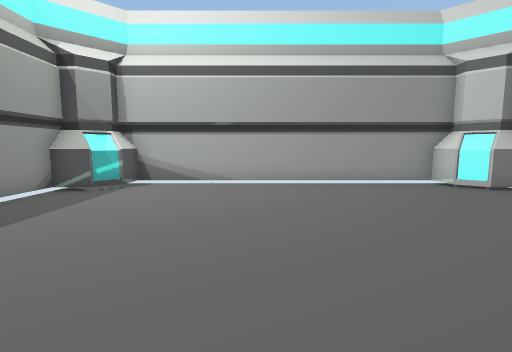
view 1 (above)

14 first-person views from a walk through a 3-D level made in the Unity game engine. The camera is 1.2 m above the floor, tilts 6° down and sees 85° across. The floor is counted in squares, 1 m on a side. Each view is taken from the middle of a square. On the plan, view 1 faces up. The plan holds only what a view shows up to about 13 squares ahead; the rest is blank. The place goes on beyond the plan. Some surface patterns are stand-ins.

view 2
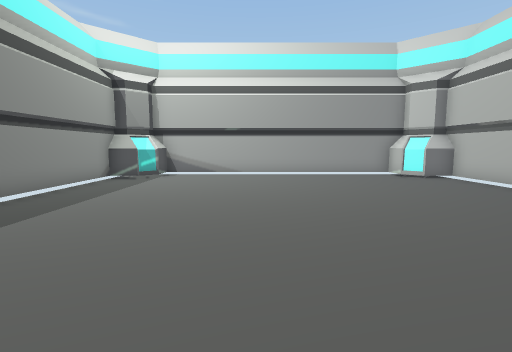

view 3
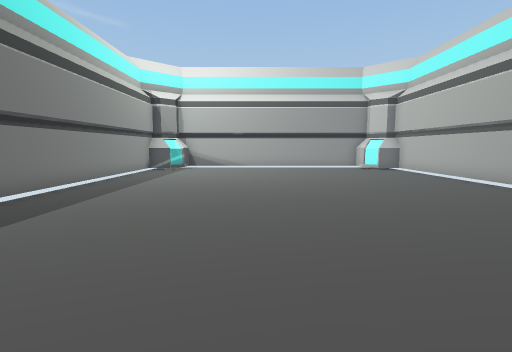

view 4
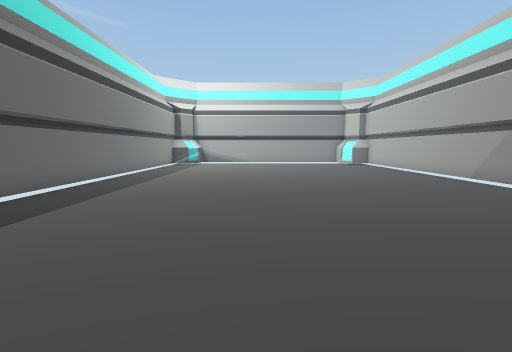

view 5
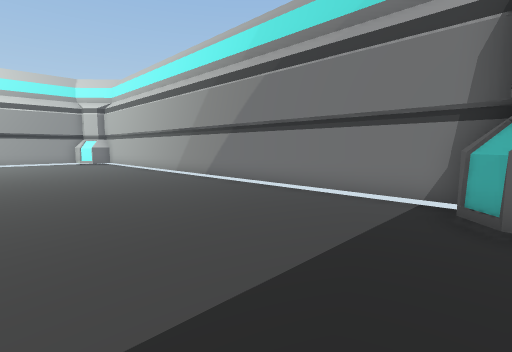

view 6
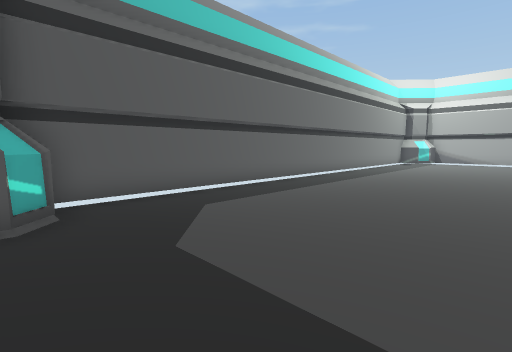

view 7
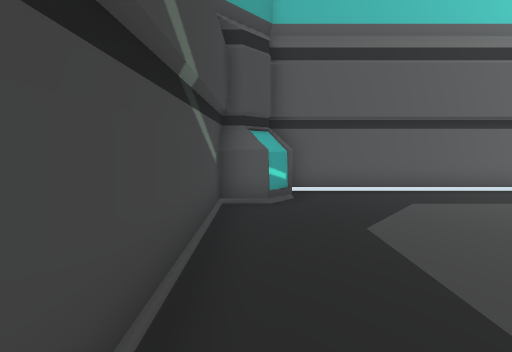

view 8
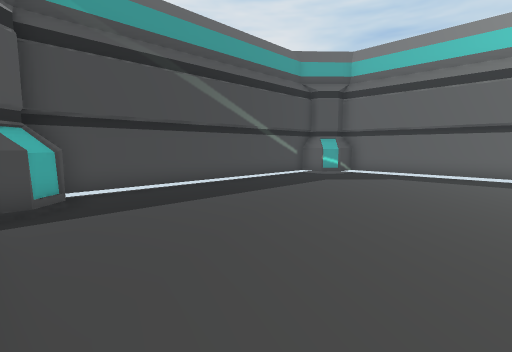

view 9
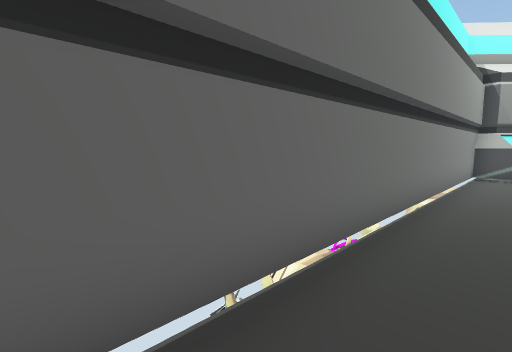

view 10
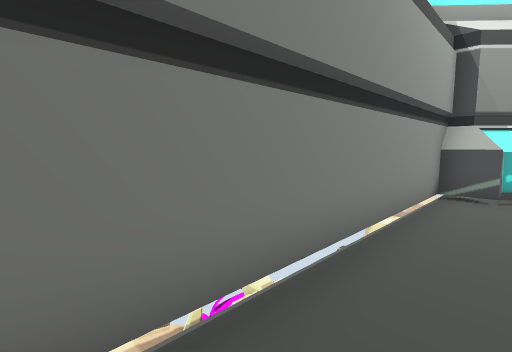

view 11
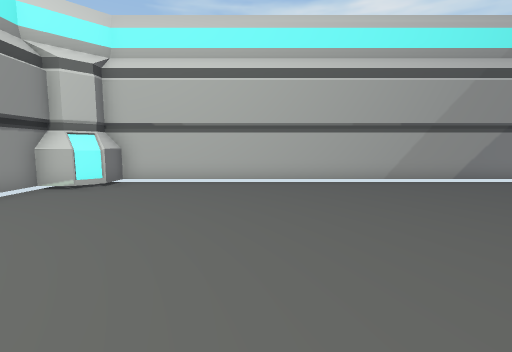

view 12
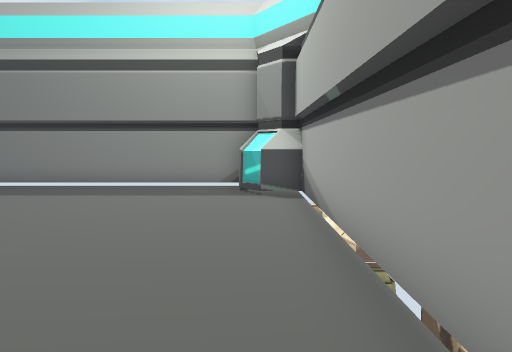

view 13
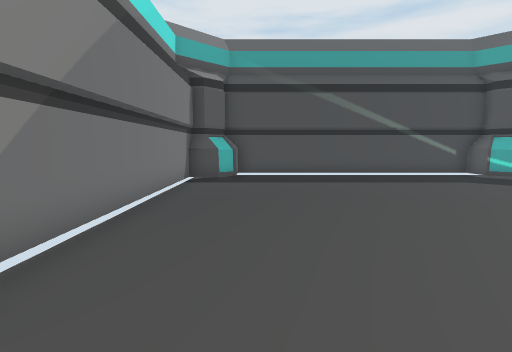

view 14
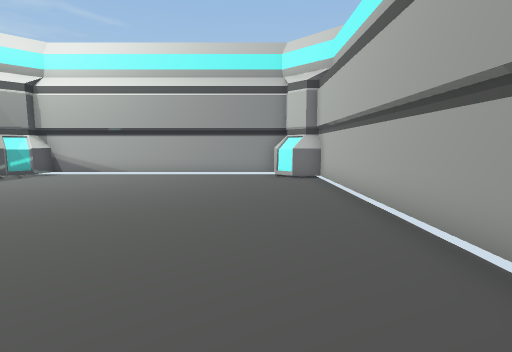

### Floor plan
Points are (right, up) in squares from view 1. A wall is a line through its corners. A room is listed if a view was taken in it or the views show most of it. See-through windows are left out.
Room 1 (views 1, 2, 3, 4, 5, 6, 7, 8, 9, 10, 11, 12, 13, 14)
walls: (-5.5, -2.5) (-5.5, -12.6); (-5.5, 2.6) (-5.5, 1.4); (-4.5, 7.5) (-5.6, 7.5); (-4.6, 7.7) (-5.6, 7.7); (-3.9, 8.2) (-4.6, 7.5); (-4.7, 7.9) (-5.5, 7.9); (7.5, 7.5) (6.5, 7.5) (5.8, 8.2); (6.8, 8) (6.8, 8.1) (6.3, 8.6); (6.3, -12.3) (7.5, -12.3); (-4.6, -12.2) (-3.9, -12.9) (-3.9, -13.9); (7.5, 7.7) (6.6, 7.7); (-4.7, -12.2) (-5, -12.7); (6.5, 8.4) (5.8, 8.1) (5.8, 9.3); (7.4, 7.9) (6.7, 7.9); (7.4, 8) (6.8, 8); (5.8, -12.9) (6.3, -12.3); (-5.4, -12.2) (-4.6, -12.2) (-4.8, -12.9) (-4.4, -13.2) (-4.4, -13.8) (6.2, -13.8); (6.8, -12.7) (7.4, -12.7) (7.4, 8); (-3.9, 9.2) (-3.9, 8.3) (-4.5, 8.6) (-4.8, 8.2) (-4.8, 8.1) (-5.5, 8.1) (-5.5, 5.4); (6.4, 9.1) (-4.4, 9.1); (6.2, -13.3) (6.8, -12.7) (6.5, -12.2) (7.5, -12.2); (5.8, -13.5) (5.8, -12.9) (6.4, -13.2)
objects: other object (-8, 0) to (-7, 1); other object (-8, 3) to (-6, 4); other object (-7, -2) to (-6, -1); other object (-7, 0) to (-6, 0); other object (-7, 5) to (-6, 5)

Where each view was taken, in squares from view 1:
view 1: 0 up, 0 right, facing up
view 2: 3 down, 0 right, facing up
view 3: 7 down, 0 right, facing up
view 4: 11 down, 0 right, facing up
view 5: 13 down, 1 right, facing up-right
view 6: 13 down, 1 right, facing up-left
view 7: 13 down, 2 right, facing left
view 8: 6 down, 7 right, facing down-left
view 9: 5 down, 4 left, facing up-left
view 10: 0 up, 4 left, facing up-left
view 11: 3 up, 2 left, facing right
view 12: 8 up, 3 right, facing left
view 13: 2 down, 5 right, facing down
view 14: 3 down, 5 right, facing up
